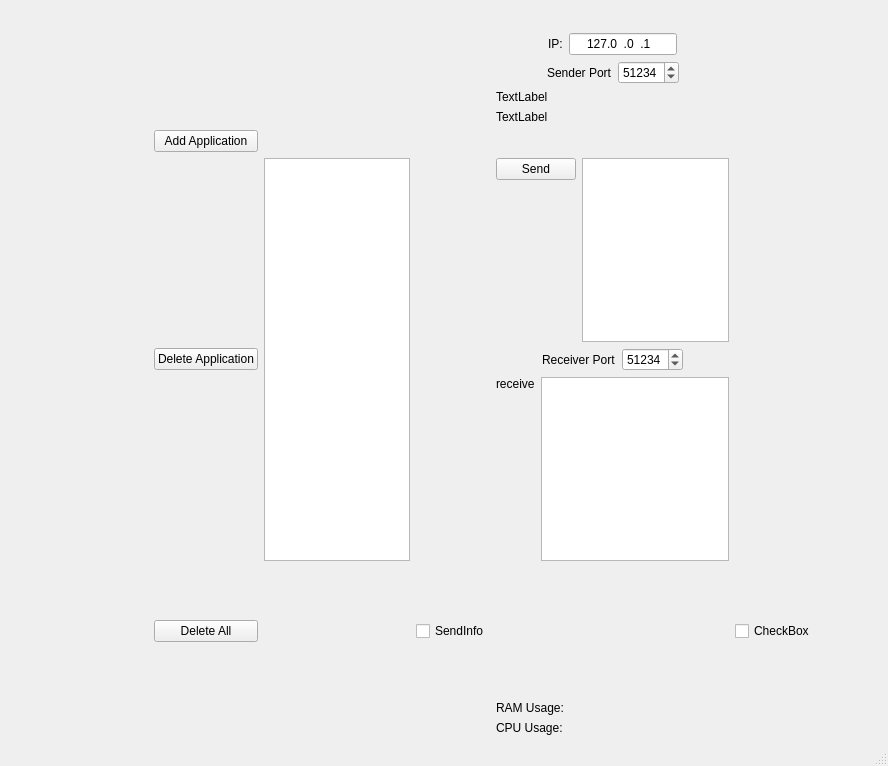
<?xml version="1.0" encoding="UTF-8"?>
<ui version="4.0">
 <class>MainWindow</class>
 <widget class="QMainWindow" name="MainWindow">
  <property name="geometry">
   <rect>
    <x>0</x>
    <y>0</y>
    <width>888</width>
    <height>766</height>
   </rect>
  </property>
  <property name="windowTitle">
   <string>MainWindow</string>
  </property>
  <widget class="QWidget" name="centralwidget">
   <layout class="QGridLayout" name="gridLayout">
    <item row="1" column="4">
     <widget class="QLabel" name="IpLabel">
      <property name="text">
       <string>TextLabel</string>
      </property>
     </widget>
    </item>
    <item row="11" column="4">
     <layout class="QVBoxLayout" name="verticalLayout_3">
      <item>
       <layout class="QHBoxLayout" name="horizontalLayout">
        <item>
         <layout class="QVBoxLayout" name="verticalLayout">
          <item>
           <widget class="QPushButton" name="sendButton">
            <property name="text">
             <string>Send</string>
            </property>
           </widget>
          </item>
          <item>
           <spacer name="verticalSpacer">
            <property name="orientation">
             <enum>Qt::Vertical</enum>
            </property>
            <property name="sizeHint" stdset="0">
             <size>
              <width>20</width>
              <height>35</height>
             </size>
            </property>
           </spacer>
          </item>
         </layout>
        </item>
        <item>
         <widget class="QPlainTextEdit" name="sendText"/>
        </item>
       </layout>
      </item>
      <item>
       <layout class="QHBoxLayout" name="horizontalLayout_7">
        <item>
         <spacer name="horizontalSpacer_7">
          <property name="orientation">
           <enum>Qt::Horizontal</enum>
          </property>
          <property name="sizeHint" stdset="0">
           <size>
            <width>40</width>
            <height>20</height>
           </size>
          </property>
         </spacer>
        </item>
        <item>
         <layout class="QHBoxLayout" name="horizontalLayout_6">
          <item>
           <widget class="QLabel" name="label_3">
            <property name="text">
             <string>Receiver Port</string>
            </property>
           </widget>
          </item>
          <item>
           <widget class="QSpinBox" name="recvPort">
            <property name="maximum">
             <number>65535</number>
            </property>
            <property name="value">
             <number>51234</number>
            </property>
           </widget>
          </item>
         </layout>
        </item>
        <item>
         <spacer name="horizontalSpacer_8">
          <property name="orientation">
           <enum>Qt::Horizontal</enum>
          </property>
          <property name="sizeHint" stdset="0">
           <size>
            <width>40</width>
            <height>20</height>
           </size>
          </property>
         </spacer>
        </item>
       </layout>
      </item>
      <item>
       <layout class="QHBoxLayout" name="horizontalLayout_2">
        <item>
         <layout class="QVBoxLayout" name="verticalLayout_2">
          <item>
           <widget class="QLabel" name="recieve">
            <property name="text">
             <string>receive</string>
            </property>
           </widget>
          </item>
          <item>
           <spacer name="verticalSpacer_2">
            <property name="orientation">
             <enum>Qt::Vertical</enum>
            </property>
            <property name="sizeHint" stdset="0">
             <size>
              <width>20</width>
              <height>35</height>
             </size>
            </property>
           </spacer>
          </item>
         </layout>
        </item>
        <item>
         <widget class="QTextBrowser" name="recvText"/>
        </item>
       </layout>
      </item>
     </layout>
    </item>
    <item row="11" column="5">
     <spacer name="horizontalSpacer_3">
      <property name="orientation">
       <enum>Qt::Horizontal</enum>
      </property>
      <property name="sizeHint" stdset="0">
       <size>
        <width>254</width>
        <height>20</height>
       </size>
      </property>
     </spacer>
    </item>
    <item row="12" column="3">
     <widget class="QCheckBox" name="sendSwitch">
      <property name="text">
       <string>SendInfo</string>
      </property>
     </widget>
    </item>
    <item row="11" column="0">
     <spacer name="horizontalSpacer_4">
      <property name="orientation">
       <enum>Qt::Horizontal</enum>
      </property>
      <property name="sizeHint" stdset="0">
       <size>
        <width>255</width>
        <height>20</height>
       </size>
      </property>
     </spacer>
    </item>
    <item row="12" column="4">
     <spacer name="verticalSpacer_3">
      <property name="orientation">
       <enum>Qt::Vertical</enum>
      </property>
      <property name="sizeHint" stdset="0">
       <size>
        <width>20</width>
        <height>144</height>
       </size>
      </property>
     </spacer>
    </item>
    <item row="2" column="4">
     <widget class="QLabel" name="statusLabel">
      <property name="text">
       <string>TextLabel</string>
      </property>
     </widget>
    </item>
    <item row="14" column="4">
     <widget class="QLabel" name="ramLabel">
      <property name="text">
       <string>CPU Usage:</string>
      </property>
     </widget>
    </item>
    <item row="12" column="5">
     <widget class="QCheckBox" name="recvSwitch">
      <property name="text">
       <string>CheckBox</string>
      </property>
     </widget>
    </item>
    <item row="13" column="4">
     <widget class="QLabel" name="cpuLabel">
      <property name="text">
       <string>RAM Usage:</string>
      </property>
     </widget>
    </item>
    <item row="0" column="4">
     <layout class="QVBoxLayout" name="verticalLayout_5">
      <item>
       <spacer name="verticalSpacer_4">
        <property name="orientation">
         <enum>Qt::Vertical</enum>
        </property>
        <property name="sizeHint" stdset="0">
         <size>
          <width>20</width>
          <height>40</height>
         </size>
        </property>
       </spacer>
      </item>
      <item>
       <layout class="QVBoxLayout" name="verticalLayout_4">
        <item>
         <layout class="QHBoxLayout" name="horizontalLayout_5">
          <item>
           <spacer name="horizontalSpacer_5">
            <property name="orientation">
             <enum>Qt::Horizontal</enum>
            </property>
            <property name="sizeHint" stdset="0">
             <size>
              <width>37</width>
              <height>17</height>
             </size>
            </property>
           </spacer>
          </item>
          <item>
           <widget class="QLabel" name="label_2">
            <property name="text">
             <string>IP:</string>
            </property>
           </widget>
          </item>
          <item>
           <widget class="QLineEdit" name="inputIP">
            <property name="inputMask">
             <string>000.000.000.000</string>
            </property>
            <property name="text">
             <string>127.0.0.1</string>
            </property>
            <property name="maxLength">
             <number>15</number>
            </property>
            <property name="alignment">
             <set>Qt::AlignCenter</set>
            </property>
           </widget>
          </item>
          <item>
           <spacer name="horizontalSpacer_6">
            <property name="orientation">
             <enum>Qt::Horizontal</enum>
            </property>
            <property name="sizeHint" stdset="0">
             <size>
              <width>37</width>
              <height>17</height>
             </size>
            </property>
           </spacer>
          </item>
         </layout>
        </item>
        <item>
         <layout class="QHBoxLayout" name="horizontalLayout_4">
          <item>
           <spacer name="horizontalSpacer">
            <property name="orientation">
             <enum>Qt::Horizontal</enum>
            </property>
            <property name="sizeHint" stdset="0">
             <size>
              <width>40</width>
              <height>20</height>
             </size>
            </property>
           </spacer>
          </item>
          <item>
           <layout class="QHBoxLayout" name="horizontalLayout_3">
            <item>
             <widget class="QLabel" name="label">
              <property name="text">
               <string>Sender Port</string>
              </property>
             </widget>
            </item>
            <item>
             <widget class="QSpinBox" name="sendPort">
              <property name="maximum">
               <number>65535</number>
              </property>
              <property name="value">
               <number>51234</number>
              </property>
             </widget>
            </item>
           </layout>
          </item>
          <item>
           <spacer name="horizontalSpacer_2">
            <property name="orientation">
             <enum>Qt::Horizontal</enum>
            </property>
            <property name="sizeHint" stdset="0">
             <size>
              <width>40</width>
              <height>20</height>
             </size>
            </property>
           </spacer>
          </item>
         </layout>
        </item>
       </layout>
      </item>
     </layout>
    </item>
    <item row="11" column="2">
     <widget class="QListWidget" name="fileListWidget"/>
    </item>
    <item row="11" column="1">
     <widget class="QPushButton" name="deleteFileButton">
      <property name="text">
       <string>Delete Application</string>
      </property>
     </widget>
    </item>
    <item row="10" column="1">
     <widget class="QPushButton" name="SelectFileButton">
      <property name="text">
       <string>Add Application</string>
      </property>
     </widget>
    </item>
    <item row="12" column="1">
     <widget class="QPushButton" name="deleteAllButton">
      <property name="text">
       <string>Delete All</string>
      </property>
     </widget>
    </item>
   </layout>
  </widget>
  <widget class="QMenuBar" name="menubar">
   <property name="geometry">
    <rect>
     <x>0</x>
     <y>0</y>
     <width>888</width>
     <height>21</height>
    </rect>
   </property>
  </widget>
  <widget class="QStatusBar" name="statusbar"/>
 </widget>
 <resources/>
 <connections/>
</ui>
